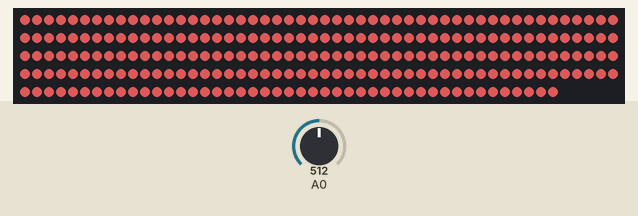
Recording of a sketch running on a simulated Arduino Uno, built with avr-gcc and run on an emulated ATmega328P. Shown: 245 RGB LEDs in strip order, left to right, continuing on the next row. The inputs (shaded band) are chosen by the test bench; at power-on: A0 = 512. Dim RGB values are drawn brighter than linear; random numbers use the default seed unless the sketch sets one.

Above: at 0.47 s.
At 7.22 s:
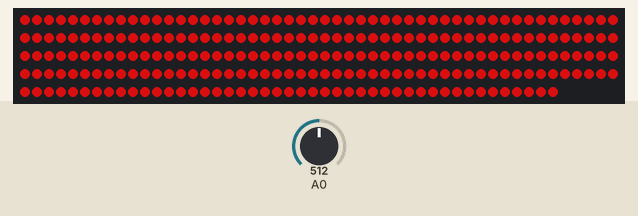
At 10.29 s:
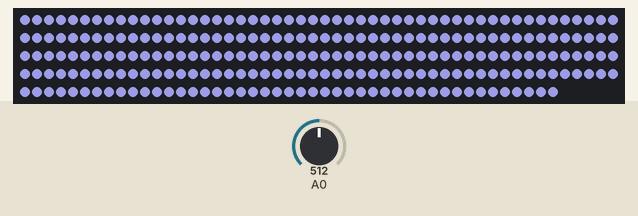
At 19.8 s:
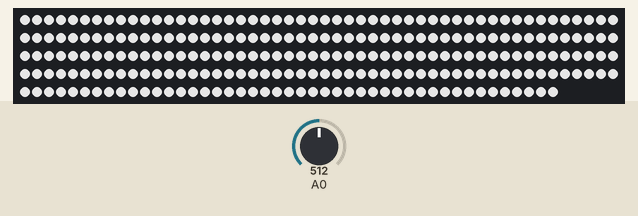
At 39.75 s:
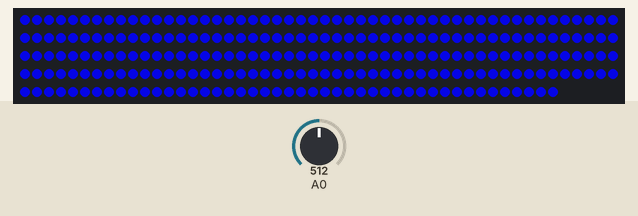

The sketch:

COPbrwMix.ino
```cpp
// NeoPixelFunFadeInOut
// This example will randomly pick a color and fade all pixels to that color, then
// it will fade them to black and restart over
//
// This example demonstrates the use of a single animation channel to animate all
// the pixels at once.
//
#include <NeoPixelBus.h>
#include <NeoPixelAnimator.h>

const uint16_t PixelCount = 245; // make sure to set this to the number of pixels in your strip
const uint8_t PixelPin = 4;  // make sure to set this to the correct pin, ignored for Esp8266
const uint8_t AnimationChannels = 1; // we only need one as all the pixels are animated at once

NeoPixelBus<NeoGrbFeature, Neo800KbpsMethod> strip(PixelCount, PixelPin);
// For Esp8266, the Pin is omitted and it uses GPIO3 due to DMA hardware use.
// There are other Esp8266 alternative methods that provide more pin options, but also have
// other side effects.
// for details see wiki linked here https://github.com/Makuna/NeoPixelBus/wiki/ESP8266-NeoMethods

NeoPixelAnimator animations(AnimationChannels); // NeoPixel animation management object

boolean fadeToColor = true;  // general purpose variable used to store effect state


// what is stored for state is specific to the need, in this case, the colors.
// basically what ever you need inside the animation update function
struct MyAnimationState
{
    RgbColor StartingColor;
    RgbColor EndingColor;
};

// one entry per pixel to match the animation timing manager
MyAnimationState animationState[AnimationChannels];

void SetRandomSeed()
{
    uint32_t seed;

    // random works best with a seed that can use 31 bits
    // analogRead on a unconnected pin tends toward less than four bits
    seed = analogRead(0);
    delay(1);

    for (int shifts = 3; shifts < 31; shifts += 3)
    {
        seed ^= analogRead(0) << shifts;
        delay(1);
    }

    randomSeed(seed);
}

// simple blend function
void BlendAnimUpdate(const AnimationParam& param)
{
    // this gets called for each animation on every time step
    // progress will start at 0.0 and end at 1.0
    // we use the blend function on the RgbColor to mix
    // color based on the progress given to us in the animation
    RgbColor updatedColor = RgbColor::LinearBlend(
        animationState[param.index].StartingColor,
        animationState[param.index].EndingColor,
        param.progress);

    // apply the color to the strip
    for (uint16_t pixel = 0; pixel < PixelCount; pixel++)
    {
        strip.SetPixelColor(pixel, updatedColor);
    }
}

void FadeInFadeOutRinseRepeat(float luminance)
{
    if (fadeToColor)
    {
        // Fade upto a random color
        // we use HslColor object as it allows us to easily pick a hue
        // with the same saturation and luminance so the colors picked
        // will have similiar overall brightness
        RgbColor target = RgbColor(140,0, 0);
        RgbColor secondary = RgbColor(175, 175, 175);
        uint16_t time = random(400, 500);

        animationState[0].StartingColor = secondary;
        animationState[0].EndingColor = target;

        animations.StartAnimation(0, time, BlendAnimUpdate);
    }
    else
    {
        // fade to black
        uint16_t time = random(400, 500);

        animationState[0].StartingColor = RgbColor(175, 175, 175);
        animationState[0].EndingColor = RgbColor(0, 0, 175);

        animations.StartAnimation(0, time, BlendAnimUpdate);
    }

    // toggle to the next effect state
    fadeToColor = !fadeToColor;
}

void setup()
{
    strip.Begin();
    strip.Show();

    SetRandomSeed();
}

void loop()
{
    if (animations.IsAnimating())
    {
        // the normal loop just needs these two to run the active animations
        animations.UpdateAnimations();
        strip.Show();
    }
    else
    {
        // no animation runnning, start some
        //
        FadeInFadeOutRinseRepeat(0.4f); // 0.0 = black, 0.25 is normal, 0.5 is bright
    }
}
```
